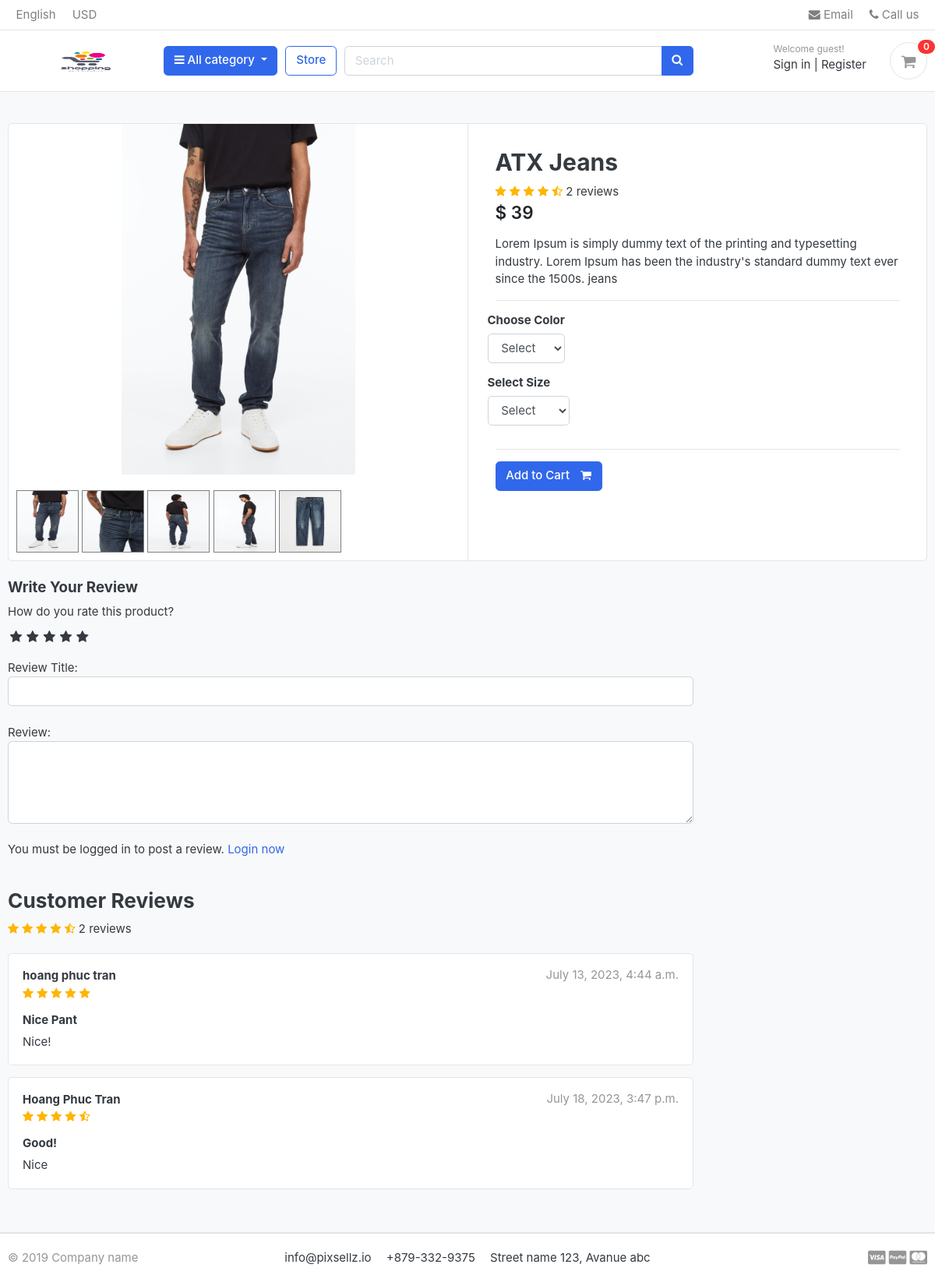
/store/category/jeans/atx-jeans/, run on the app's committed database.
### store/models.py (models this page shows, shortened)
class Product(models.Model):
    product_name    = models.CharField(max_length=200, unique=True)
    slug            = models.SlugField(max_length=200, unique=True)
    description     = models.TextField(max_length=200, blank=True)
    price           = models.IntegerField()
    images          = models.ImageField(upload_to='photos/products')
    stock           = models.IntegerField()
    is_available    = models.BooleanField(default=True)
    category        = models.ForeignKey(Category, on_delete=models.CASCADE)
    created_date    = models.DateTimeField(auto_now_add=True)
    modified_date   = models.DateTimeField(auto_now=True)
    def averageReview(self):
        reviews = ReviewRating.objects.filter(product=self, status=True).aggregate(average=Avg('rating'))
        avg = 0
        if reviews['average'] is not None:
            avg = float(reviews['average'])
        return avg
    def countReview(self):
        reviews = ReviewRating.objects.filter(product=self, status=True).aggregate(count=Count('id'))
        count = 0
        if reviews['count'] is not None:
            count = int(reviews['count'])
        return count

class ProductGallery(models.Model):
    product = models.ForeignKey(Product, default=None, on_delete=models.CASCADE)
    image = models.ImageField(upload_to='store/products', max_length=255)
    class Meta:
        verbose_name = 'productgallery'
        verbose_name_plural = 'product gallery'

class ReviewRating(models.Model):
    product = models.ForeignKey(Product, on_delete=models.CASCADE)
    user = models.ForeignKey(Account, on_delete=models.CASCADE)
    subject = models.CharField(max_length=100, blank=True)
    review = models.TextField(max_length=500, blank=True)
    rating = models.FloatField()
    ip = models.CharField(max_length=20, blank=True)
    status = models.BooleanField(default=True)
    created_at = models.DateTimeField(auto_now_add=True)
    updated_at = models.DateTimeField(auto_now=True)

### accounts/models.py (models this page shows, shortened)
class Account(AbstractBaseUser):
    first_name      = models.CharField(max_length=50)
    last_name       = models.CharField(max_length=50)
    username        = models.CharField(max_length=50, unique=True)
    email           = models.EmailField(max_length=100, unique=True)
    phone_number    = models.CharField(max_length=50)
    date_joined     = models.DateTimeField(auto_now_add=True)
    last_login      = models.DateTimeField(auto_now_add=True)
    is_admin        = models.BooleanField(default=False)
    is_staff        = models.BooleanField(default=False)
    is_active        = models.BooleanField(default=False)
    is_superadmin        = models.BooleanField(default=False)
    USERNAME_FIELD = 'email'
    REQUIRED_FIELDS = ['username', 'first_name', 'last_name']
    objects = MyAccountManager()
    def full_name(self):
        return f'{self.first_name} {self.last_name}'

### store/views.py (the view)
# urls.py: path('category/<slug:category_slug>/<slug:product_slug>/', views.product_detail, name='product_detail'),
@csrf_exempt
def product_detail(request, category_slug, product_slug):
    try:
        single_product = Product.objects.get(category__slug=category_slug, slug=product_slug)
        in_cart = CartItem.objects.filter(cart__cart_id=_cart_id(request), product=single_product).exists()
    except Exception as e:
        raise e
    if request.user.is_authenticated:
        try:
            orderproduct = OrderProduct.objects.filter(user=request.user, product_id=single_product.id).exists()
        except:
            orderproduct = None
    else:
        orderproduct = None
    reviews = ReviewRating.objects.filter(product_id=single_product.id,status=True)
    product_gallery = ProductGallery.objects.filter(product_id=single_product.id)
    context = {
        'single_product': single_product,
        'in_cart': in_cart,
        'orderproduct': orderproduct,
        'reviews': reviews,
        'product_gallery': product_gallery,
    }
    return render(request, 'store/product_detail.html', context)

### carts/context_processors.py (called while the page is built)
def counter(request):
    cart_count = 0
    if 'admin' in request.path:
        return {}
    else:
        try:
            cart = Cart.objects.filter(cart_id=_cart_id(request))
            if request.user.is_authenticated:
                cart_items = CartItem.objects.all().filter(user=request.user)
            else:
                cart_items = CartItem.objects.all().filter(cart=cart[:1])
            for cart_item in cart_items:
                cart_count += cart_item.quantity
        except Cart.DoesNotExist:
            cart_count = 0
    return dict(cart_count=cart_count)

### carts/views.py (called while the page is built)
@csrf_exempt
def _cart_id(request):
    cart = request.session.session_key
    if not cart:
        cart = request.session.create()
    return cart

### category/context_processors.py (called while the page is built)
def menu_links(request):
    links = Category.objects.all()
    return dict(links=links)

### category/models.py (called while the page is built)
    def get_url(self):
        return reverse('products_by_category', args=[self.slug])

### store/models.py (called while the page is built)
    def colors(self):
        return super(VariationManager, self).filter(variation_category='color', is_active=True)

    def sizes(self):
        return super(VariationManager, self).filter(variation_category='size', is_active=True)

### templates/store/product_detail.html (shortened to what this page needs)
{% extends 'base.html' %}
{% load static %}
{% block content %}
<section class="section-content padding-y bg">
	<div class="container">
		<div class="card">
			<div class="row no-gutters">
				<aside class="col-md-6">
					<article class="gallery-wrap">
						<div class="img-big-wrap mainImage">
							<center><img src="{{ single_product.images.url }}"></center>
						</div>
					</article>
					<ul class="thumb">
						<li>
							<a href="{{ single_product.images.url }}" target="mainImage"><img src="{{ single_product.images.url }}" alt="Product Image"></a>
							{% for i in product_gallery %}
								<a href="{{ i.image.url }}" target="mainImage"><img src="{{ i.image.url }}" alt="Product Image"></a>
							{% endfor %}
						</li>
					</ul>
				</aside>
				<main class="col-md-6 border-left">
					<form action="{% url 'add_cart' single_product.id %}" method="POST">
						<article class="content-body">
							<h2 class="title">{{ single_product.product_name }}</h2>
							<div class="rating-star">
								<span>
									<i class="fa fa-star{% if single_product.averageReview < 0.5 %}-o{% elif single_product.averageReview >= 0.5 and single_product.averageReview < 1 %}-half-o {% endif %}" aria-hidden="true"></i>
									<i class="fa fa-star{% if single_product.averageReview < 1.5 %}-o{% elif single_product.averageReview >= 1.5 and single_product.averageReview < 2 %}-half-o {% endif %}" aria-hidden="true"></i>
									<i class="fa fa-star{% if single_product.averageReview < 2.5 %}-o{% elif single_product.averageReview >= 2.5 and single_product.averageReview < 3 %}-half-o {% endif %}" aria-hidden="true"></i>
									<i class="fa fa-star{% if single_product.averageReview < 3.5 %}-o{% elif single_product.averageReview >= 3.5 and single_product.averageReview < 4 %}-half-o {% endif %}" aria-hidden="true"></i>
									<i class="fa fa-star{% if single_product.averageReview < 4.5 %}-o{% elif single_product.averageReview >= 4.5 and single_product.averageReview < 5 %}-half-o {% endif %}" aria-hidden="true"></i>
							<span>{{single_product.countReview}} reviews</span>
									</span>
							</div>
							<div class="mb-3">
								<var class="price h4">$ {{single_product.price}}</var>
							</div>
							<p>{{ single_product.description }}</p>
							<hr>
							<div class="row">
								<div class="item-option-select">
									<h6>Choose Color</h6>
									<select name="color" class="form-control" required>
										<option value="" disabled selected>Select</option>
									</select>
								</div>
							</div>
							<div class="row">
								<div class="item-option-select">
									<h6>Select Size</h6>
									<select name="size" class="form-control" required>
										<option value="" disabled selected>Select</option>
									</select>
								</div>
							</div>
							<hr>
							{% if single_product.stock <= 0 %}
							<h5 class="text-danger">Out of Stock</h5>
							{% else %}
							<button type="submit" class="btn  btn-primary"> <span class="text">Add to Cart</span> <i class="fa fa-shopping-cart"></i> </button>
							{% endif %}
						</article>
					</form>
				</main>
			</div>
		</div>
		<br>
		<div class="row">
			<div class="col-md-9">
				<form action="{% url 'submit_review' single_product.id %}" method="POST">
					<h5>Write Your Review</h5>
					<div>
						<label>How do you rate this product?</label>
						<br>
						<div class="rate">
							<input type="radio" name="rating" id="rating10" value="5" required /><label for="rating10" title="5"></label>
							<input type="radio" name="rating" id="rating8" value="4" required /><label for="rating8" title="4"></label>
							<input type="radio" name="rating" id="rating6" value="3" required /><label for="rating6" title="3"></label>
							<input type="radio" name="rating" id="rating4" value="2" required /><label for="rating4" title="2"></label>
							<input type="radio" name="rating" id="rating2" value="1" required /><label for="rating2" title="1"></label>
						</div>
<br>
						Review Title:
						<input type="text" class="form-control" name="subject">
						<br>
						Review:
						<textarea name="review" rows="4" class="form-control"></textarea>
						<br>
						{% if user.is_authenticated %}
							{% if orderproduct %}
								<input type="submit" value="Submit Review" class="btn btn-primary">
							{% else %}
								<p>You must purchase this product to post a review</p>
							{% endif %}
						{% else %}
						<p>You must be logged in to post a review. <span><a href="{% url 'login' %}">Login now</a></span></p>
						{% endif %}
					</div>
				</form>
				<br>
<header class="section-heading">
	<h3>Customer Reviews </h3>
	<div class="rating-star">
		<span>
			<i class="fa fa-star{% if single_product.averageReview < 0.5 %}-o{% elif single_product.averageReview >= 0.5 and single_product.averageReview < 1 %}-half-o {% endif %}" aria-hidden="true"></i>
			<i class="fa fa-star{% if single_product.averageReview < 1.5 %}-o{% elif single_product.averageReview >= 1.5 and single_product.averageReview < 2 %}-half-o {% endif %}" aria-hidden="true"></i>
			<i class="fa fa-star{% if single_product.averageReview < 2.5 %}-o{% elif single_product.averageReview >= 2.5 and single_product.averageReview < 3 %}-half-o {% endif %}" aria-hidden="true"></i>
			<i class="fa fa-star{% if single_product.averageReview < 3.5 %}-o{% elif single_product.averageReview >= 3.5 and single_product.averageReview < 4 %}-half-o {% endif %}" aria-hidden="true"></i>
			<i class="fa fa-star{% if single_product.averageReview < 4.5 %}-o{% elif single_product.averageReview >= 4.5 and single_product.averageReview < 5 %}-half-o {% endif %}" aria-hidden="true"></i>
	<span>{{single_product.countReview}} reviews</span>
			</span>
	</div>
</header>
				{% for review in reviews %}
								<article class="box mb-3">
									<div class="icontext w-100">
										<div class="text">
											<span class="date text-muted float-md-right">{{review.updated_at}} </span>
											<h6 class="mb-1">{{review.user.full_name}} </h6>
											<div class="rating-star">
												<span>
													<i class="fa fa-star{% if review.rating == 0.5 %}-half-o{% elif review.rating < 1 %}-o {% endif %}" aria-hidden="true"></i>
													<i class="fa fa-star{% if review.rating == 1.5 %}-half-o{% elif review.rating < 2 %}-o {% endif %}" aria-hidden="true"></i>
													<i class="fa fa-star{% if review.rating == 2.5 %}-half-o{% elif review.rating < 3 %}-o {% endif %}" aria-hidden="true"></i>
													<i class="fa fa-star{% if review.rating == 3.5 %}-half-o{% elif review.rating < 4 %}-o {% endif %}" aria-hidden="true"></i>
													<i class="fa fa-star{% if review.rating == 4.5 %}-half-o{% elif review.rating < 5 %}-o {% endif %}" aria-hidden="true"></i>
												</span>
											</div>
										</div>
									</div>
									<div class="mt-3">
										<h6>{{review.subject}}</h6>
										<p>
											{{review.review}}
										</p>
									</div>
								</article>
				{% endfor %}
			</div>
		</div>
	</div>
</section>
{% endblock %}

### main_ecommerce/static/css/ui.css (style rules this page uses)
html { font-family: "Inter", sans-serif; font-size: 15px; }
.content-body { flex: 1 1 auto; padding: 2rem 2.3rem; }
.padding-y { padding-top: 40px; padding-bottom: 40px; }
var { font-style: normal; }
article:after, .form-group:after { display: block; clear: both; content: ""; }
.bg { background-color: #f8f9fa; }
.section-heading { margin-bottom: 20px; margin-top: 15px; }
p:last-child { margin-bottom: 0; }
.btn .text + i { margin-left: 10px; }
.icontext { display: inline-flex; align-items: center; vertical-align: middle; }
.icontext .text { width: 100%; line-height: 1.2; }
.price { font-weight: 600; color: #212529; }
.box { padding: 18px; background: #fff; border-radius: 0.37rem; border: 1px solid #e4e4e4; }
.gallery-wrap .img-big-wrap { margin-bottom: 10px; border-radius: 0.37rem; overflow: hidden; background-color: #fff; }
.gallery-wrap .img-big-wrap img { height: 450px; width: auto; display: inline-block; }
.item-option-select { margin-bottom: 1rem; display: inline-block; margin-right: 15px; }

### main_ecommerce/static/css/custom.css (style rules this page uses)
.rate { display: inline-block;; border: 0; }
.rate > label { float: right; }
.rate > label:before { display: inline-block; font-size: 1.1rem; font-family: FontAwesome; content: "\f005"; margin:0; padding:0.3rem .2rem; cursor: pointer; }
.rating-star i { color: #ffb503 !important; }
ul.thumb { margin:0 auto; padding: 0; float: left; }
ul.thumb li { list-style: none; margin: 10px; }
ul.thumb li img { width: 80px; height: 80px; border: 1px solid grey; }

### data on the page
Product: images (picture), product_name "ATX Jeans", countReview "2", price "39", description "Lorem Ipsum is simply dummy text of the printing and typesetting industry. Lorem Ipsum has been the industry's standard dummy text ever since the 1500s. jeans"
ProductGallery: image (picture)
ProductGallery: image (picture)
ProductGallery: image (picture)
ProductGallery: image (picture)
ReviewRating: updated_at "July 13, 2023, 4:44 a.m.", user.full_name "hoang phuc tran", rating 5 (drawn), subject "Nice Pant", review "Nice!"
ReviewRating: updated_at "July 18, 2023, 3:47 p.m.", user.full_name "Hoang Phuc Tran", rating 4.5 (drawn), subject "Good!", review "Nice"

### other printed values
{{ cart_count }} "0"
